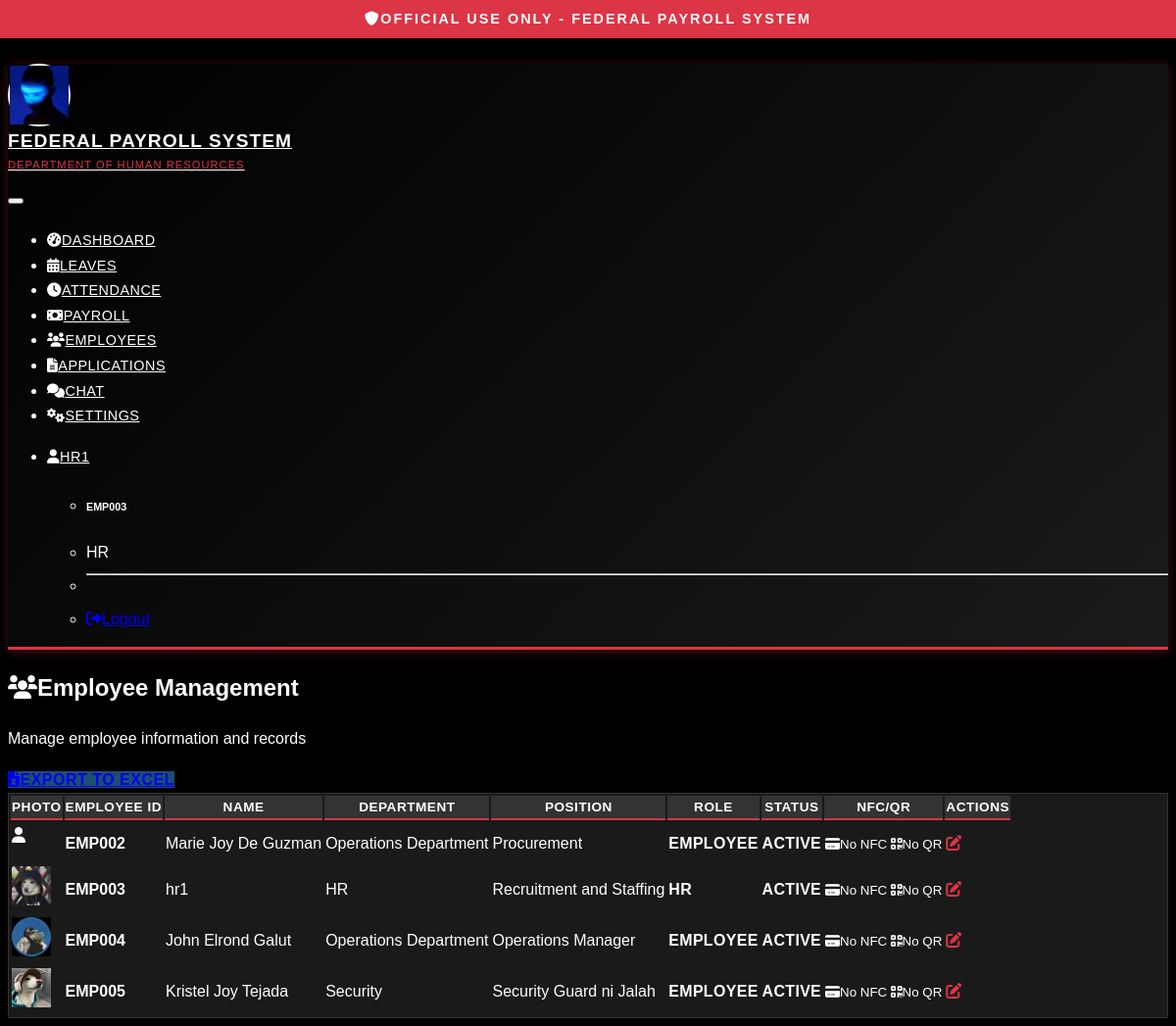
The page /hr/employees (signed in) on the database its author committed.
### tables this page shows
CREATE TABLE settings(
        id INTEGER PRIMARY KEY AUTOINCREMENT,
        setting_name TEXT UNIQUE,
        setting_value TEXT,
        description TEXT,
        updated_by INTEGER,
        updated_at TIMESTAMP DEFAULT CURRENT_TIMESTAMP,
        FOREIGN KEY(updated_by) REFERENCES employees(id)
    );

CREATE TABLE employees(
        id INTEGER PRIMARY KEY AUTOINCREMENT,
        employee_id TEXT UNIQUE,           -- e.g., EMP001
        username TEXT UNIQUE,
        password TEXT,
        name TEXT,
        department TEXT,
        position TEXT,
        salary_rate REAL DEFAULT 0,        -- daily rate
        role TEXT CHECK(role IN ('Admin','HR','Employee')),
        status TEXT DEFAULT 'Active',
        profile_picture TEXT               -- store file path
    , nfc_id TEXT, qr_code_path TEXT);

### routes/hr.py (the view)
@hr_bp.route('/employees')
@login_required
@role_required('HR')
def list_employees():
    conn = get_db_connection()
    employees = conn.execute('''
        SELECT id, employee_id, name, department, position, role, status, profile_picture, nfc_id, qr_code_path
        FROM employees ORDER BY id
    ''').fetchall()
    conn.close()
    return render_template('hr/list_employees.html', employees=employees)

### templates/hr/list_employees.html (shortened to what this page needs)
{% extends "base.html" %}
{% block content %}
<div class="row">
    <div class="col-12">
        <div class="d-flex justify-content-between align-items-center mb-4">
            <div>
                <h2><i class="fas fa-users me-2"></i>Employee Management</h2>
                <p class="text-muted">Manage employee information and records</p>
            </div>
            <a href="{{ url_for('exports.export_employees') }}" class="btn btn-success">
                <i class="fas fa-file-excel me-1"></i>Export to Excel
            </a>
        </div>
    </div>
</div>
<div class="row">
    <div class="col-12">
        <div class="card">
            <div class="card-body">
                {% if employees %}
                <div class="table-responsive">
                    <table class="table table-hover">
                        <thead>
                            <tr>
                                <th>Photo</th>
                                <th>Employee ID</th>
                                <th>Name</th>
                                <th>Department</th>
                                <th>Position</th>
                                <th>Role</th>
                                <th>Status</th>
                                <th>NFC/QR</th>
                                <th>Actions</th>
                            </tr>
                        </thead>
                        <tbody>
                            {% for employee in employees %}
                            {% if employee.role != 'Admin' %}
                            <tr>
                                <td>
                                    {% if employee.profile_picture %}
                                        <img src="{{ url_for('static', filename='uploads/' + employee.profile_picture) }}"
                                             alt="{{ employee.name }}"
                                             class="rounded-circle"
                                             style="width: 40px; height: 40px; object-fit: cover;">
                                    {% else %}
                                        <div class="rounded-circle bg-secondary d-flex align-items-center justify-content-center"
                                             style="width: 40px; height: 40px;">
                                            <i class="fas fa-user text-white"></i>
                                        </div>
                                    {% endif %}
                                </td>
                                <td><strong>{{ employee.employee_id }}</strong></td>
                                <td>{{ employee.name }}</td>
                                <td>{{ employee.department }}</td>
                                <td>{{ employee.position }}</td>
                                <td>
                                    <span class="badge bg-{{ 'info' if employee.role == 'HR' else 'secondary' }}">
                                        {{ employee.role }}
                                    </span>
                                </td>
                                <td>
                                    <span class="badge bg-{{ 'success' if employee.status == 'Active' else 'danger' }}">
                                        {{ employee.status }}
                                    </span>
                                </td>
                                <td>
                                    <div class="d-flex flex-column gap-1">
                                        {% if employee.nfc_id %}
                                        <small class="text-success">
                                            <i class="fas fa-credit-card me-1"></i>NFC: {{ employee.nfc_id[:8] }}...
                                        </small>
                                        {% else %}
                                        <small class="text-muted">
                                            <i class="fas fa-credit-card me-1"></i>No NFC
                                        </small>
                                        {% endif %}
                                        {% if employee.qr_code_path %}
                                        <a href="{{ url_for('hr.download_qr', employee_id=employee.id) }}"
                                           class="btn btn-sm btn-outline-info" title="Download QR Code">
                                            <i class="fas fa-qrcode me-1"></i>QR Code
                                        </a>
                                        {% else %}
                                        <small class="text-muted">
                                            <i class="fas fa-qrcode me-1"></i>No QR
                                        </small>
                                        {% endif %}
                                    </div>
                                </td>
                                <td>
                                    <div class="btn-group btn-group-sm" role="group">
                                        <a href="{{ url_for('hr.edit_employee', employee_id=employee.id) }}"
                                           class="btn btn-outline-primary" title="Edit Employee">
                                            <i class="fas fa-edit"></i>
                                        </a>
                                    </div>
                                </td>
                            </tr>
                            {% endif %}
                            {% endfor %}
                        </tbody>
                    </table>
                </div>
                {% else %}
                <div class="text-center py-5">
                    <i class="fas fa-users fa-3x text-muted mb-3"></i>
                    <h5 class="text-muted">No employees found</h5>
                </div>
                {% endif %}
            </div>
        </div>
    </div>
</div>
{% endblock %}

### templates/base.html (shortened to what this page needs)
<!DOCTYPE html>
<html lang="en" data-bs-theme="dark">
<head>
    <link href="https://cdn.replit.com/agent/bootstrap-agent-dark-theme.min.css" rel="stylesheet">
    <link href="https://cdnjs.cloudflare.com/ajax/libs/font-awesome/6.0.0/css/all.min.css" rel="stylesheet">
    <link href="{{ url_for('static', filename='css/government-style.css') }}" rel="stylesheet">
</head>
<body>
    <div class="classification-banner">
        <i class="fas fa-shield-alt me-2"></i>OFFICIAL USE ONLY - FEDERAL PAYROLL SYSTEM
    </div>
    {% if session.user_id %}
    <nav class="navbar navbar-expand-lg government-header main-content-with-banner">
        <div class="container">
            <a class="navbar-brand d-flex align-items-center" href="{{ url_for('index') }}">
                <div class="government-seal">
                    {% if current_logo %}
                        <img src="{{ url_for('static', filename='images/' + current_logo) }}"
                             alt="System Logo"
                             class="rounded-circle"
                             style="width: 100%; height: 100%; object-fit: cover;">
                    {% else %}
                        <i class="fas fa-shield-alt"></i>
                    {% endif %}
                </div>
                <div>
                    <div style="font-size: 1.2rem; font-weight: 700;">Federal Payroll System</div>
                    <div style="font-size: 0.7rem; color: var(--gov-red); font-weight: 500;">Department of Human Resources</div>
                </div>
            </a>
            <button class="navbar-toggler" type="button" data-bs-toggle="collapse" data-bs-target="#navbarNav">
            </button>
            <div class="collapse navbar-collapse" id="navbarNav">
                <ul class="navbar-nav me-auto">
                    {% if session.role == 'Admin' %}
                        <li class="nav-item">
                            <a class="nav-link" href="{{ url_for('admin.dashboard') }}">
                                <i class="fas fa-tachometer-alt me-1"></i>Dashboard
                            </a>
                        </li>
                        <li class="nav-item">
                            <a class="nav-link" href="{{ url_for('admin.list_employees') }}">
                                <i class="fas fa-users me-1"></i>Employees
                            </a>
                        </li>
                        <li class="nav-item">
                            <a class="nav-link" href="{{ url_for('admin.payroll') }}">
                                <i class="fas fa-money-bill me-1"></i>Payroll
                            </a>
                        </li>
                        <li class="nav-item">
                            <a class="nav-link" href="{{ url_for('applications.manage_applications') }}">
                                <i class="fas fa-file-alt me-1"></i>Applications
                            </a>
                        </li>
                        <li class="nav-item">
                            <a class="nav-link" href="{{ url_for('chat.chat_dashboard') }}">
                                <i class="fas fa-comments me-1"></i>Chat
                            </a>
                        </li>
                        <li class="nav-item">
                            <a class="nav-link" href="{{ url_for('settings.settings') }}">
                                <i class="fas fa-cogs me-1"></i>Settings
                            </a>
                        </li>
                    {% elif session.role == 'HR' %}
                        <li class="nav-item">
                            <a class="nav-link" href="{{ url_for('hr.dashboard') }}">
                                <i class="fas fa-tachometer-alt me-1"></i>Dashboard
                            </a>
                        </li>
                        <li class="nav-item">
                            <a class="nav-link" href="{{ url_for('hr.manage_leaves') }}">
                                <i class="fas fa-calendar-alt me-1"></i>Leaves
                            </a>
                        </li>
                        <li class="nav-item">
                            <a class="nav-link" href="{{ url_for('hr.attendance_report') }}">
                                <i class="fas fa-clock me-1"></i>Attendance
                            </a>
                        </li>
                        <li class="nav-item">
                            <a class="nav-link" href="{{ url_for('hr.payroll_report') }}">
                                <i class="fas fa-money-bill me-1"></i>Payroll
                            </a>
                        </li>
                        <li class="nav-item">
                            <a class="nav-link" href="{{ url_for('hr.list_employees') }}">
                                <i class="fas fa-users me-1"></i>Employees
                            </a>
                        </li>
                        <li class="nav-item">
                            <a class="nav-link" href="{{ url_for('applications.manage_applications') }}">
                                <i class="fas fa-file-alt me-1"></i>Applications
                            </a>
                        </li>
                        <li class="nav-item">
                            <a class="nav-link" href="{{ url_for('chat.chat_dashboard') }}">
                                <i class="fas fa-comments me-1"></i>Chat
                            </a>
                        </li>
                        <li class="nav-item">
                            <a class="nav-link" href="{{ url_for('settings.settings') }}">
                                <i class="fas fa-cogs me-1"></i>Settings
                            </a>
                        </li>
                    {% endif %}
                </ul>
                <ul class="navbar-nav">
                    <li class="nav-item dropdown">
                        <a class="nav-link dropdown-toggle" href="#" role="button" data-bs-toggle="dropdown">
                            <i class="fas fa-user me-1"></i>{{ session.name }}
                        </a>
                        <ul class="dropdown-menu">
                            <li><h6 class="dropdown-header">{{ session.employee_id }}</h6></li>
                            <li><span class="dropdown-item-text">{{ session.role }}</span></li>
                            <li><hr class="dropdown-divider"></li>
                            <li><a class="dropdown-item" href="{{ url_for('auth.logout') }}">
                                <i class="fas fa-sign-out-alt me-1"></i>Logout
                            </a></li>
                        </ul>
                    </li>
                </ul>
            </div>
        </div>
    </nav>
    {% endif %}
    <main class="container my-4 {% if not session.user_id %}main-content-with-banner{% endif %}">
        {% block content %}{% endblock %}
    </main>
</body>
</html>

### rows shown on the page
settings: setting_value (picture)
employees: employee_id "EMP003", profile_picture (picture), name "hr1", department "HR", position "Recruitment and Staffing", role "HR", status "ACTIVE"
employees: employee_id "EMP002", name "Marie Joy De Guzman", department "Operations Department", position "Procurement", role "EMPLOYEE", status "ACTIVE"
employees: profile_picture (picture), employee_id "EMP004", name "John Elrond Galut", department "Operations Department", position "Operations Manager", role "EMPLOYEE", status "ACTIVE"
employees: profile_picture (picture), employee_id "EMP005", name "Kristel Joy Tejada", department "Security", position "Security Guard ni Jalah", role "EMPLOYEE", status "ACTIVE"

### other values the page prints
{{ session.name }} "HR1"
{{ session.role }} "HR"
